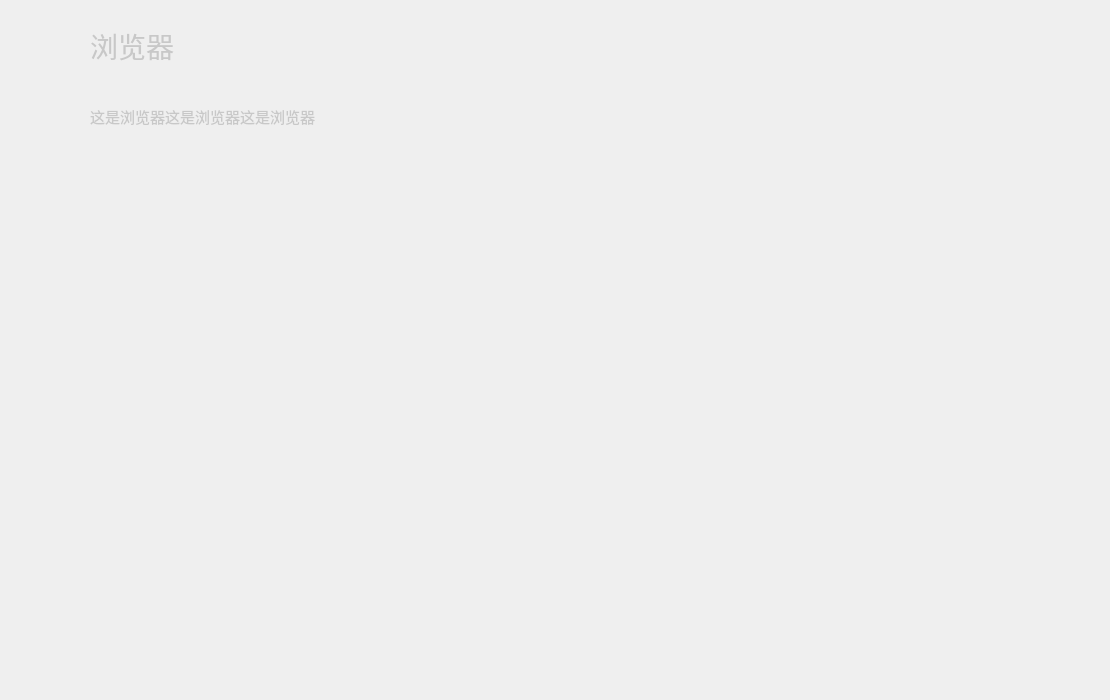
<?xml version="1.0" encoding="UTF-8"?>
<ui version="4.0">
 <class>browserWidget</class>
 <widget class="QWidget" name="browserWidget">
  <property name="geometry">
   <rect>
    <x>0</x>
    <y>0</y>
    <width>1110</width>
    <height>700</height>
   </rect>
  </property>
  <property name="windowTitle">
   <string>Form</string>
  </property>
  <property name="styleSheet">
   <string notr="true">#nameText
{
	font-size:28px;
	color: rgba(200, 200, 200, 1);
}
#infoText
{
	font-size:15px;
	color: rgba(200, 200, 200, 1);
}</string>
  </property>
  <widget class="QWidget" name="mainWidget" native="true">
   <property name="geometry">
    <rect>
     <x>0</x>
     <y>0</y>
     <width>1110</width>
     <height>700</height>
    </rect>
   </property>
   <property name="styleSheet">
    <string notr="true">QLabel
{
	background-color:rgba(0,0,0,0);
}</string>
   </property>
   <widget class="QWidget" name="infoWidget" native="true">
    <property name="geometry">
     <rect>
      <x>90</x>
      <y>20</y>
      <width>250</width>
      <height>121</height>
     </rect>
    </property>
    <layout class="QVBoxLayout" name="verticalLayout">
     <property name="spacing">
      <number>0</number>
     </property>
     <property name="leftMargin">
      <number>0</number>
     </property>
     <property name="topMargin">
      <number>0</number>
     </property>
     <property name="rightMargin">
      <number>0</number>
     </property>
     <property name="bottomMargin">
      <number>0</number>
     </property>
     <item>
      <layout class="QVBoxLayout" name="verticalLayout_3">
       <item>
        <widget class="QLabel" name="nameText">
         <property name="sizePolicy">
          <sizepolicy hsizetype="Preferred" vsizetype="Preferred">
           <horstretch>0</horstretch>
           <verstretch>0</verstretch>
          </sizepolicy>
         </property>
         <property name="text">
          <string>浏览器</string>
         </property>
        </widget>
       </item>
       <item>
        <spacer name="verticalSpacer_8">
         <property name="orientation">
          <enum>Qt::Orientation::Vertical</enum>
         </property>
         <property name="sizeType">
          <enum>QSizePolicy::Policy::Minimum</enum>
         </property>
         <property name="sizeHint" stdset="0">
          <size>
           <width>20</width>
           <height>20</height>
          </size>
         </property>
        </spacer>
       </item>
       <item>
        <widget class="QLabel" name="infoText">
         <property name="sizePolicy">
          <sizepolicy hsizetype="Preferred" vsizetype="Preferred">
           <horstretch>0</horstretch>
           <verstretch>0</verstretch>
          </sizepolicy>
         </property>
         <property name="text">
          <string>这是浏览器这是浏览器这是浏览器</string>
         </property>
        </widget>
       </item>
      </layout>
     </item>
    </layout>
   </widget>
  </widget>
 </widget>
 <resources/>
 <connections/>
</ui>
